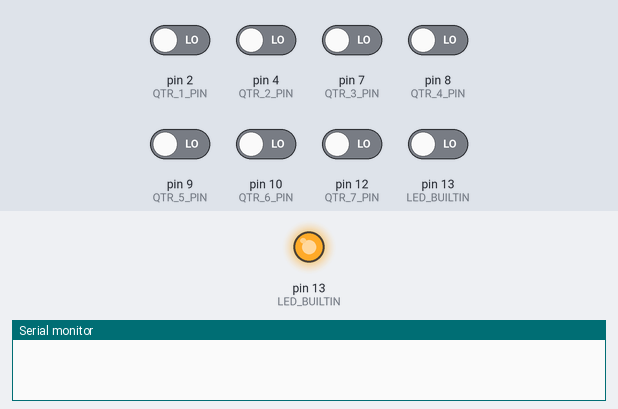
A sketch run on a simulated Arduino Uno, built with avr-gcc and run on an emulated ATmega328P. Parts: output pins drawn as LEDs (lit = HIGH), the last lines printed to the serial monitor. The inputs (shaded band) are chosen by the test bench; at power-on: pin 2 (QTR_1_PIN), pin 4 (QTR_2_PIN), pin 7 (QTR_3_PIN), pin 8 (QTR_4_PIN), pin 9 (QTR_5_PIN), pin 10 (QTR_6_PIN), pin 12 (QTR_7_PIN), pin 13 (LED_BUILTIN) LOW.

Above: at 0.6 s.
At 12.7 s:
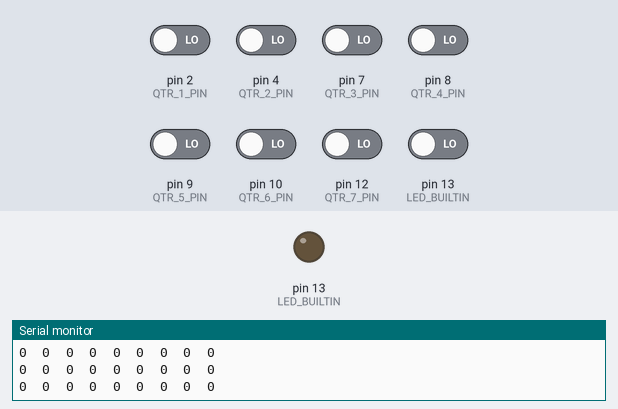
12.8 s: pin 2 (QTR_1_PIN) driven HIGH
14.3 s: pin 4 (QTR_2_PIN) driven HIGH
15.8 s: pin 7 (QTR_3_PIN) driven HIGH
17.3 s: pin 8 (QTR_4_PIN) driven HIGH
18.8 s: pin 9 (QTR_5_PIN) driven HIGH
20.3 s: pin 10 (QTR_6_PIN) driven HIGH
Timing chart, 0 to 22.8 s (numbered marks = the images above; inputs shaded):
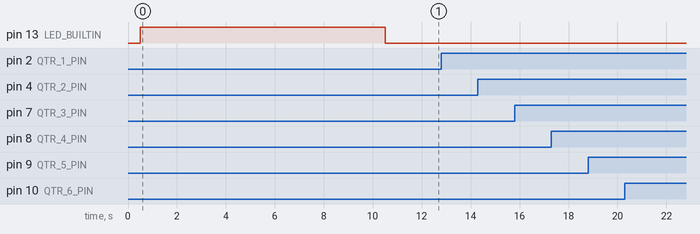

The sketch:

QTR_Test_V1.ino
```cpp
#include <QTRSensors.h>

#define QTR_1_PIN 2
#define QTR_2_PIN 4
#define QTR_3_PIN 7
#define QTR_4_PIN 8
#define QTR_5_PIN 9
#define QTR_6_PIN 10
#define QTR_7_PIN 12
#define QTR_8_PIN 13
#define QTR_EMITTER_PIN 1

#define QTR_MAX_SENSORS 8

QTRSensors qtr;

const uint8_t SensorCount = 8;
uint16_t sensorValues[SensorCount];

void setup()
{
  // configure the sensors
  qtr.setTypeRC();
  qtr.setSensorPins((const uint8_t[]){2, 4, 7, 8, 9, 10, 12, 13}, SensorCount);
  qtr.setEmitterPin(1);

  delay(500);
  pinMode(LED_BUILTIN, OUTPUT);
  digitalWrite(LED_BUILTIN, HIGH); // turn on Arduino's LED to indicate we are in calibration mode

  // 2.5 ms RC read timeout (default) * 10 reads per calibrate() call
  // = ~25 ms per calibrate() call.
  // Call calibrate() 400 times to make calibration take about 10 seconds.
  for (uint16_t i = 0; i < 400; i++)
  {
    qtr.calibrate();
  }
  digitalWrite(LED_BUILTIN, LOW); // turn off Arduino's LED to indicate we are through with calibration

  // print the calibration minimum values measured when emitters were on
  Serial.begin(9600);
  for (uint8_t i = 0; i < SensorCount; i++)
  {
    Serial.print(qtr.calibrationOn.minimum[i]);
    Serial.print(' ');
  }
  Serial.println();

  // print the calibration maximum values measured when emitters were on
  for (uint8_t i = 0; i < SensorCount; i++)
  {
    Serial.print(qtr.calibrationOn.maximum[i]);
    Serial.print(' ');
  }
  Serial.println();
  Serial.println();
  delay(1000);
}

void loop()
{
  // read calibrated sensor values and obtain a measure of the line position
  // from 0 to 5000 (for a white line, use readLineWhite() instead)
  uint16_t position = qtr.readLineBlack(sensorValues);

  // print the sensor values as numbers from 0 to 1000, where 0 means maximum
  // reflectance and 1000 means minimum reflectance, followed by the line
  // position
  for (uint8_t i = 0; i < SensorCount; i++)
  {
    Serial.print(sensorValues[i]);
    Serial.print('\t');
  }
  Serial.println(position);

  delay(250);
}
```
